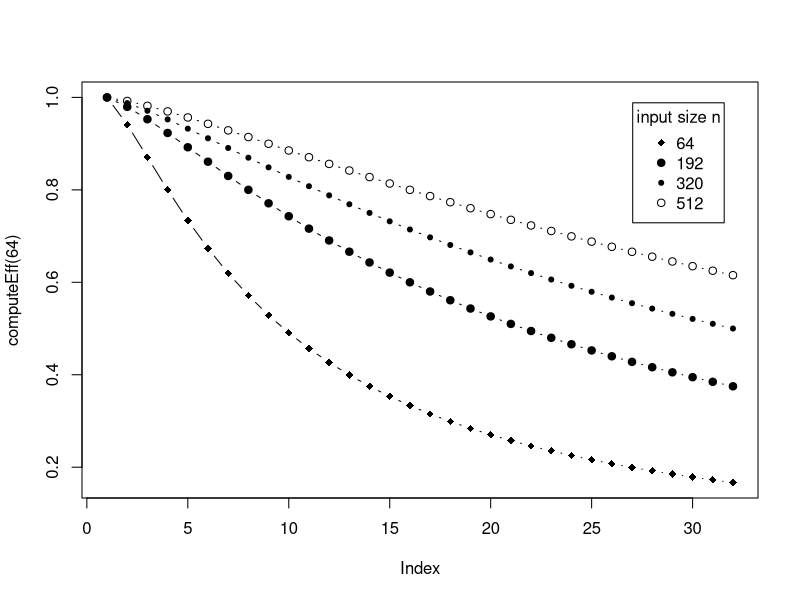

Generate this figure with R:
#
#
# plotting the efficiency of functions

setwd('/home/mint/Scalable.Computing/week10')

computeEff <- function(n) {
	p <- c(1:32)

	Ts <- n
	Tp <- n/p + 2*log2(p)
	To <- p*Tp - Ts
	
	E <- 1 / (1 + To / Ts)

	return (E)
}

plot(computeEff(64), type='b', pch=18)
legend("topright", inset=.05, title="input size n", c("64","192","320", "512"), pch=18:21)
lines(computeEff(192), type='b', pch=19)
lines(computeEff(320), type='b', pch=20)
lines(computeEff(512), type='b', pch=21)

